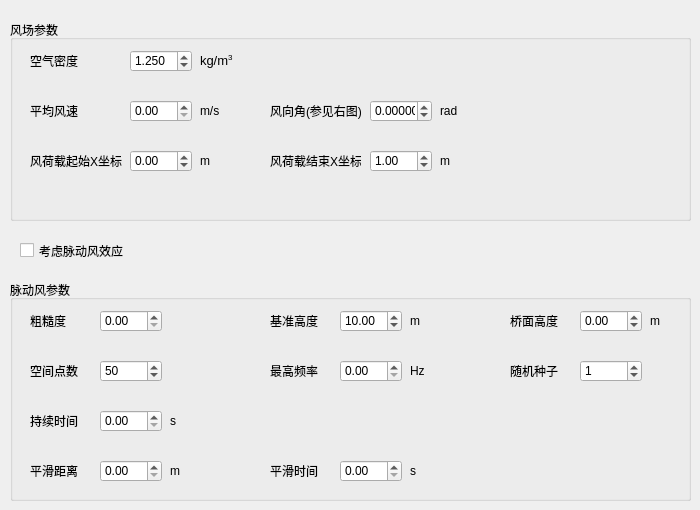
    <widget class="QWidget" name="main_pg_windGeneral">
     <widget class="QCheckBox" name="considerFluctuatingSel">
      <property name="geometry">
       <rect>
        <x>20</x>
        <y>240</y>
        <width>111</width>
        <height>21</height>
       </rect>
      </property>
      <property name="text">
       <string>考虑脉动风效应</string>
      </property>
     </widget>
     <widget class="QGroupBox" name="groupBox_6">
      <property name="geometry">
       <rect>
        <x>10</x>
        <y>20</y>
        <width>681</width>
        <height>201</height>
       </rect>
      </property>
      <property name="title">
       <string>风场参数</string>
      </property>
      <widget class="QDoubleSpinBox" name="windFieldEndEnter">
       <property name="geometry">
        <rect>
         <x>360</x>
         <y>130</y>
         <width>62</width>
         <height>22</height>
        </rect>
       </property>
       <property name="minimum">
        <double>-999999.000000000000000</double>
       </property>
       <property name="maximum">
        <double>999999.000000000000000</double>
       </property>
       <property name="value">
        <double>1.000000000000000</double>
       </property>
      </widget>
      <widget class="QLabel" name="label_17">
       <property name="geometry">
        <rect>
         <x>260</x>
         <y>80</y>
         <width>101</width>
         <height>21</height>
        </rect>
       </property>
       <property name="text">
        <string>风向角(参见右图)</string>
       </property>
      </widget>
      <widget class="QLabel" name="label_45">
       <property name="geometry">
        <rect>
         <x>260</x>
         <y>130</y>
         <width>91</width>
         <height>21</height>
        </rect>
       </property>
       <property name="text">
        <string>风荷载结束X坐标</string>
       </property>
      </widget>
      <widget class="QDoubleSpinBox" name="airDensEnter">
       <property name="geometry">
        <rect>
         <x>120</x>
         <y>30</y>
         <width>62</width>
         <height>22</height>
        </rect>
       </property>
       <property name="decimals">
        <number>3</number>
       </property>
       <property name="singleStep">
        <double>0.010000000000000</double>
       </property>
       <property name="value">
        <double>1.250000000000000</double>
       </property>
      </widget>
      <widget class="QDoubleSpinBox" name="aveWindSpeedEnter">
       <property name="geometry">
        <rect>
         <x>120</x>
         <y>80</y>
         <width>62</width>
         <height>22</height>
        </rect>
       </property>
      </widget>
      <widget class="QLabel" name="label_8">
       <property name="geometry">
        <rect>
         <x>20</x>
         <y>30</y>
         <width>51</width>
         <height>21</height>
        </rect>
       </property>
       <property name="text">
        <string>空气密度</string>
       </property>
      </widget>
      <widget class="QLabel" name="label_16">
       <property name="geometry">
        <rect>
         <x>20</x>
         <y>80</y>
         <width>61</width>
         <height>21</height>
        </rect>
       </property>
       <property name="text">
        <string>平均风速</string>
       </property>
      </widget>
      <widget class="QDoubleSpinBox" name="windFieldStartEnter">
       <property name="geometry">
        <rect>
         <x>120</x>
         <y>130</y>
         <width>62</width>
         <height>22</height>
        </rect>
       </property>
       <property name="minimum">
        <double>-999999.000000000000000</double>
       </property>
       <property name="maximum">
        <double>999999.000000000000000</double>
       </property>
      </widget>
      <widget class="QLabel" name="label_44">
       <property name="geometry">
        <rect>
         <x>20</x>
         <y>130</y>
         <width>101</width>
         <height>21</height>
        </rect>
       </property>
       <property name="text">
        <string>风荷载起始X坐标</string>
       </property>
      </widget>
      <widget class="QDoubleSpinBox" name="windDirectionEnter">
       <property name="geometry">
        <rect>
         <x>360</x>
         <y>80</y>
         <width>62</width>
         <height>22</height>
        </rect>
       </property>
       <property name="decimals">
        <number>6</number>
       </property>
       <property name="minimum">
        <double>-6.283185000000000</double>
       </property>
       <property name="maximum">
        <double>6.283185000000000</double>
       </property>
       <property name="singleStep">
        <double>0.628318000000000</double>
       </property>
      </widget>
      <widget class="QLabel" name="label_6">
       <property name="geometry">
        <rect>
         <x>190</x>
         <y>30</y>
         <width>54</width>
         <height>21</height>
        </rect>
       </property>
       <property name="text">
        <string>&lt;html&gt;&lt;head/&gt;&lt;body&gt;&lt;p&gt;&lt;span style=&quot; font-size:10pt;&quot;&gt;kg/m&lt;/span&gt;&lt;span style=&quot; font-size:10pt; vertical-align:super;&quot;&gt;3&lt;/span&gt;&lt;/p&gt;&lt;/body&gt;&lt;/html&gt;</string>
       </property>
      </widget>
      <widget class="QLabel" name="label_28">
       <property name="geometry">
        <rect>
         <x>430</x>
         <y>80</y>
         <width>31</width>
         <height>21</height>
        </rect>
       </property>
       <property name="text">
        <string>rad</string>
       </property>
      </widget>
      <widget class="QLabel" name="label_33">
       <property name="geometry">
        <rect>
         <x>190</x>
         <y>80</y>
         <width>31</width>
         <height>21</height>
        </rect>
       </property>
       <property name="text">
        <string>m/s</string>
       </property>
      </widget>
      <widget class="QLabel" name="label_41">
       <property name="geometry">
        <rect>
         <x>190</x>
         <y>130</y>
         <width>31</width>
         <height>21</height>
        </rect>
       </property>
       <property name="text">
        <string>m</string>
       </property>
      </widget>
      <widget class="QLabel" name="label_42">
       <property name="geometry">
        <rect>
         <x>430</x>
         <y>130</y>
         <width>31</width>
         <height>21</height>
        </rect>
       </property>
       <property name="text">
        <string>m</string>
       </property>
      </widget>
      <widget class="QLabel" name="windDirectImage">
       <property name="geometry">
        <rect>
         <x>460</x>
         <y>10</y>
         <width>221</width>
         <height>181</height>
        </rect>
       </property>
       <property name="text">
        <string/>
       </property>
       <property name="pixmap">
        <pixmap>wind-z-up.png</pixmap>
       </property>
       <property name="scaledContents">
        <bool>true</bool>
       </property>
      </widget>
     </widget>
     <widget class="QGroupBox" name="groupBox_7">
      <property name="geometry">
       <rect>
        <x>10</x>
        <y>280</y>
        <width>681</width>
        <height>221</height>
       </rect>
      </property>
      <property name="title">
       <string>脉动风参数</string>
      </property>
      <widget class="QDoubleSpinBox" name="smoothTimeWindEnter">
       <property name="geometry">
        <rect>
         <x>330</x>
         <y>180</y>
         <width>62</width>
         <height>22</height>
        </rect>
       </property>
       <property name="maximum">
        <double>999999.000000000000000</double>
       </property>
      </widget>
      <widget class="QDoubleSpinBox" name="referenceAltitudeEnter">
       <property name="geometry">
        <rect>
         <x>330</x>
         <y>30</y>
         <width>62</width>
         <height>22</height>
        </rect>
       </property>
       <property name="minimum">
        <double>-999999.000000000000000</double>
       </property>
       <property name="maximum">
        <double>99999.000000000000000</double>
       </property>
       <property name="singleStep">
        <double>0.100000000000000</double>
       </property>
       <property name="value">
        <double>10.000000000000000</double>
       </property>
      </widget>
      <widget class="QLabel" name="lastTimeLabel">
       <property name="geometry">
        <rect>
         <x>20</x>
         <y>130</y>
         <width>61</width>
         <height>21</height>
        </rect>
       </property>
       <property name="text">
        <string>持续时间</string>
       </property>
      </widget>
      <widget class="QLabel" name="maxFreqLabel">
       <property name="geometry">
        <rect>
         <x>260</x>
         <y>80</y>
         <width>61</width>
         <height>21</height>
        </rect>
       </property>
       <property name="text">
        <string>最高频率</string>
       </property>
      </widget>
      <widget class="QLabel" name="referenceAltitudeLabel">
       <property name="geometry">
        <rect>
         <x>260</x>
         <y>30</y>
         <width>61</width>
         <height>21</height>
        </rect>
       </property>
       <property name="text">
        <string>基准高度</string>
       </property>
      </widget>
      <widget class="QSpinBox" name="randomSeedWindEnter">
       <property name="geometry">
        <rect>
         <x>570</x>
         <y>80</y>
         <width>62</width>
         <height>22</height>
        </rect>
       </property>
       <property name="maximum">
        <number>999</number>
       </property>
       <property name="value">
        <number>1</number>
       </property>
      </widget>
      <widget class="QDoubleSpinBox" name="roughnessEnter">
       <property name="geometry">
        <rect>
         <x>90</x>
         <y>30</y>
         <width>62</width>
         <height>22</height>
        </rect>
       </property>
      </widget>
      <widget class="QLabel" name="smoothTimeWindLabel">
       <property name="geometry">
        <rect>
         <x>260</x>
         <y>180</y>
         <width>61</width>
         <height>21</height>
        </rect>
       </property>
       <property name="text">
        <string>平滑时间</string>
       </property>
      </widget>
      <widget class="QLabel" name="randomSeedWindLabel">
       <property name="geometry">
        <rect>
         <x>500</x>
         <y>80</y>
         <width>61</width>
         <height>21</height>
        </rect>
       </property>
       <property name="text">
        <string>随机种子</string>
       </property>
      </widget>
      <widget class="QLabel" name="deckAltitudeLabel">
       <property name="geometry">
        <rect>
         <x>500</x>
         <y>30</y>
         <width>61</width>
         <height>21</height>
        </rect>
       </property>
       <property name="text">
        <string>桥面高度</string>
       </property>
      </widget>
      <widget class="QDoubleSpinBox" name="lastTimeEnter">
       <property name="geometry">
        <rect>
         <x>90</x>
         <y>130</y>
         <width>62</width>
         <height>22</height>
        </rect>
       </property>
       <property name="maximum">
        <double>999999.000000000000000</double>
       </property>
      </widget>
      <widget class="QSpinBox" name="spacePtNumEnter">
       <property name="geometry">
        <rect>
         <x>90</x>
         <y>80</y>
         <width>62</width>
         <height>22</height>
        </rect>
       </property>
       <property name="minimum">
        <number>1</number>
       </property>
       <property name="maximum">
        <number>999999</number>
       </property>
       <property name="value">
        <number>50</number>
       </property>
      </widget>
      <widget class="QLabel" name="spacePtNumLabel">
       <property name="geometry">
        <rect>
         <x>20</x>
         <y>80</y>
         <width>61</width>
         <height>21</height>
        </rect>
       </property>
       <property name="text">
        <string>空间点数</string>
       </property>
      </widget>
      <widget class="QLabel" name="roughnessLabel">
       <property name="geometry">
        <rect>
         <x>20</x>
         <y>30</y>
         <width>61</width>
         <height>21</height>
        </rect>
       </property>
       <property name="text">
        <string>粗糙度</string>
       </property>
      </widget>
      <widget class="QDoubleSpinBox" name="maxFreqEnter">
       <property name="geometry">
        <rect>
         <x>330</x>
         <y>80</y>
         <width>62</width>
         <height>22</height>
        </rect>
       </property>
       <property name="maximum">
        <double>999999.000000000000000</double>
       </property>
      </widget>
      <widget class="QLabel" name="smoothDistWindLabel">
       <property name="geometry">
        <rect>
         <x>20</x>
         <y>180</y>
         <width>61</width>
         <height>21</height>
        </rect>
       </property>
       <property name="text">
        <string>平滑距离</string>
       </property>
      </widget>
      <widget class="QDoubleSpinBox" name="smoothDistWindEnter">
       <property name="geometry">
        <rect>
         <x>90</x>
         <y>180</y>
         <width>62</width>
         <height>22</height>
        </rect>
       </property>
       <property name="maximum">
        <double>999999.000000000000000</double>
       </property>
      </widget>
      <widget class="QDoubleSpinBox" name="deckAltitudeEnter">
       <property name="geometry">
        <rect>
         <x>570</x>
         <y>30</y>
         <width>62</width>
         <height>22</height>
        </rect>
       </property>
       <property name="minimum">
        <double>-999999.000000000000000</double>
       </property>
       <property name="maximum">
        <double>999999.000000000000000</double>
       </property>
      </widget>
      <widget class="QLabel" name="label_43">
       <property name="geometry">
        <rect>
         <x>400</x>
         <y>30</y>
         <width>31</width>
         <height>21</height>
        </rect>
       </property>
       <property name="text">
        <string>m</string>
       </property>
      </widget>
      <widget class="QLabel" name="label_46">
       <property name="geometry">
        <rect>
         <x>640</x>
         <y>30</y>
         <width>31</width>
         <height>21</height>
        </rect>
       </property>
       <property name="text">
        <string>m</string>
       </property>
      </widget>
      <widget class="QLabel" name="label_47">
       <property name="geometry">
        <rect>
         <x>400</x>
         <y>80</y>
         <width>31</width>
         <height>21</height>
        </rect>
       </property>
       <property name="text">
        <string>Hz</string>
       </property>
      </widget>
      <widget class="QLabel" name="label_48">
       <property name="geometry">
        <rect>
         <x>160</x>
         <y>130</y>
         <width>31</width>
         <height>21</height>
        </rect>
       </property>
       <property name="text">
        <string>s</string>
       </property>
      </widget>
      <widget class="QLabel" name="label_49">
       <property name="geometry">
        <rect>
         <x>160</x>
         <y>180</y>
         <width>31</width>
         <height>21</height>
        </rect>
       </property>
       <property name="text">
        <string>m</string>
       </property>
      </widget>
      <widget class="QLabel" name="label_50">
       <property name="geometry">
        <rect>
         <x>400</x>
         <y>180</y>
         <width>31</width>
         <height>21</height>
        </rect>
       </property>
       <property name="text">
        <string>s</string>
       </property>
      </widget>
     </widget>
    </widget>
